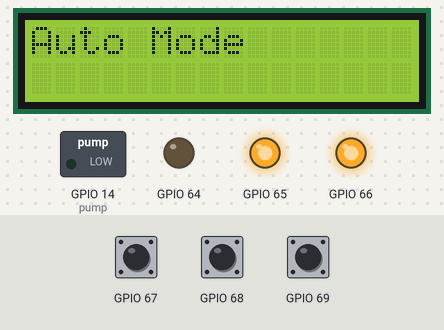
A sketch run on a simulated ESP8266 (NodeMCU). Parts: 16×2 character LCD, switched loads named in the sketch (green lamp = pin HIGH), output pins drawn as LEDs (lit = HIGH). Dashed ring = blinking. The inputs (shaded band) are chosen by the test bench; at power-on: GPIO 67 HIGH, GPIO 68 HIGH, GPIO 69 HIGH. WiFi joins after 1.5 s; servers stay silent unless stated; the Firebase database answers and starts empty; what the sketch prints to the serial monitor is not drawn.

Above: at 6.7 s.
6.8 s: GPIO 67 pulled LOW for 0.95 s
At 8.0 s:
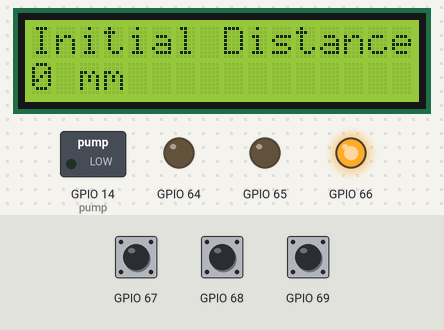
13.0 s: GPIO 68 pulled LOW for 0.95 s
At 14.5 s:
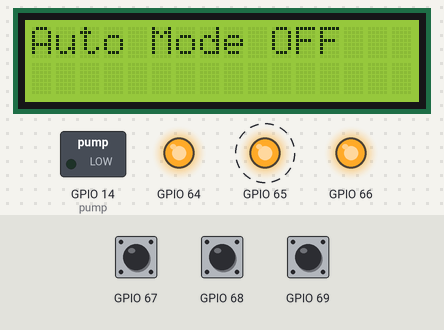
16.3 s: GPIO 68 pulled LOW for 3.2 s
At 18.9 s:
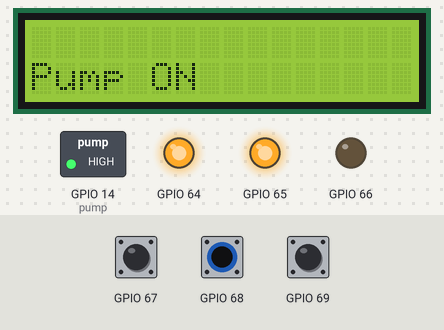
22.3 s: GPIO 67 pulled LOW for 0.95 s
At 23.8 s:
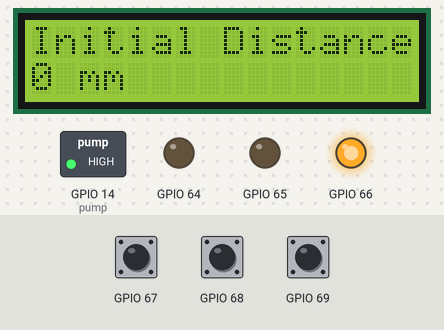
24.7 s: GPIO 68 pulled LOW for 3.2 s
At 26.3 s:
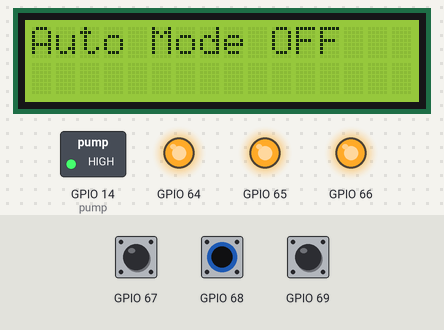
29.4 s: GPIO 68 pulled LOW for 0.95 s
At 30.6 s:
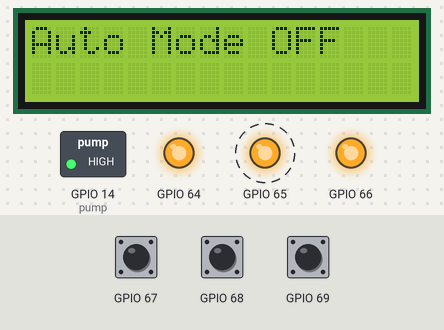
Timing chart, 0 to 33.7 s (numbered marks = the images above; inputs shaded):
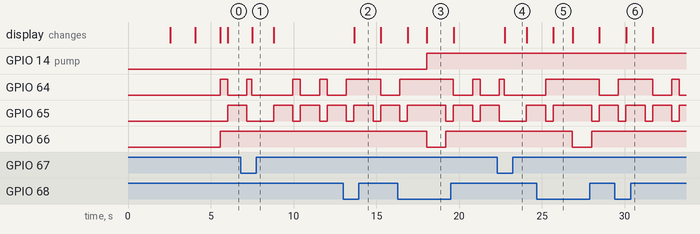

The sketch:

esp8266_button.ino
```cpp
#include "Arduino.h"
#include "PCF8574.h"
#include "math.h"
PCF8574 pcf20(0x20);

//PCF8574 pcf8574(0x20, D2(5), D1(4)); //PCF8574(주소 값, SDA, SCL)

//LCD
#include <LiquidCrystal_I2C.h>
LiquidCrystal_I2C lcd(0x27,16,2);

int initial = 0; //초기 거리 저장 변수
int current = 0; //현재 거리 저장 변수
int count = 0; //수위 조건 충족 변수
int mes = 0; // 메세지 전송 변수
int avg = 0; // 레이저센서값 평균 변수

//ESP8266
#include <Wire.h>
#include <ESP8266WiFi.h>
#include <ESP8266HTTPClient.h>

// 데이터베이스,와이파이 설정
#include <FirebaseESP8266.h>  //https://github.com/mobizt/Firebase-ESP8266
#define FIREBASE_HOST "esp8266-sensor-readings-23fd0-default-rtdb.firebaseio.com"
#define FIREBASE_Authorization_key "GzVRIYoR2qjjvtMmrpS2Z4Esl089LWlCxYxcQRFv"
FirebaseData firebaseData;
FirebaseJson json;
// 데이터베이스 ON/OFF 표시 auto, pump 변수
String autoval; // AUTO모드 변수
String pumpval; // PUMP모드 변수
String ONval = "\\\"ON\\\""; //ON 값 저장
String OFFval = "\\\"OFF\\\""; // OFF 값 저장

const char* ssid = "wong";
const char* password = "12340000";
//const char* ssid = "iptimea704";
//const char* password = "rodemeng2019";
WiFiServer server(80);

//switch or led
int bluePin = P0;
int greenPin = P1;
int redPin = P2;
const int button1 = P3; //초기 값
const int button2 = P4; //Auto Mode
const int button3 = P5; //Pump

//펌프
const int pump = 14;

void setup() {
    Serial.begin(115200);

    Wire.begin();
    Wire.setClock(400000); // use 400 kHz I2C
    WiFi.begin(ssid, password);

    while (WiFi.status() != WL_CONNECTED) {
      delay(1000);
      Serial.println("Connecting..");
    }

    Serial.println("연결되었습니다.");

    server.begin();
    Serial.println("Server started");
    Serial.print("Use this URL to connect: ");
    Serial.print("http://");
    Serial.print(WiFi.localIP());
    Serial.println("/");
    //WIFI 연결 후 파이어베이스 연결
    Firebase.begin(FIREBASE_HOST,FIREBASE_Authorization_key);
    Serial.println("Firebase connect");
    //파이어베이스 DB OFF로 초기화, 초기값 0설정
    Firebase.setString(firebaseData, "/testPump_in_server_DB/AUTO", OFFval);
    Firebase.setString(firebaseData, "/testPump_in_server_DB/PUMP", OFFval);
    Firebase.setFloat(firebaseData, "/testPump_in_server_DB/INI", initial);
    autoval = OFFval; // 시작할 때 auto OFF
    pumpval = OFFval; // 시작할 때 pump OFF

    pinMode(pump, OUTPUT);

    pcf20.pinMode(button1, INPUT_PULLUP);
    pcf20.pinMode(button2, INPUT);
    pcf20.pinMode(button3, INPUT);
    pcf20.pinMode(redPin, OUTPUT);
    pcf20.pinMode(greenPin, OUTPUT);
    pcf20.pinMode(bluePin, OUTPUT);
    pcf20.begin(); //처음에 안써서 실행 안됨(주의)

    lcd.init(); // LCD 설정
    lcd.clear();      // LCD를 모두 지운다.
    lcd.backlight();  // 백라이트를 켠다.
    // 시스템, 팀명, 이름 표시
    lcd.setCursor(0,0);
    lcd.print("Flood Protection");
    delay(1500);
    lcd.setCursor(0,1);
    lcd.print("Auto Pump System");
    delay(1500);
    lcd.clear();
//    lcd.setCursor(0,0);
//    lcd.print("I do not like");
//    delay(1500);
//    lcd.setCursor(0,1);
//    lcd.print("The rainy season");
//    delay(1500);
//    lcd.clear();
//    lcd.setCursor(0,0);
//    lcd.print("Dong Min Park");
//    delay(1500);
//    lcd.setCursor(0,1);
//    lcd.print("Sang Gyun Jang");
//    delay(1500);
}


void loop() {
  setColor(1, 0, 1); //녹

  WiFiClient client = server.available();
  //레이저센서값 받아오기
  Firebase.getInt(firebaseData, "/testPump_in_server_DB/DISTANCE");
  avg = firebaseData.intData();

  if(pcf20.digitalRead(button1)==LOW){
    initial = avg;
    Firebase.setFloat(firebaseData, "/testPump_in_server_DB/INI", avg);
    Serial.print("초기 값은 ");
    Serial.print(initial);
    Serial.println(" mm 입니다.");
    setColor(1, 0, 0); //청록
    lcd.clear();
    lcd.setCursor(0,0);
    lcd.print("Initial Distance");
    lcd.setCursor(0,1);
    lcd.print(initial);
    lcd.print(" mm");
    delay(1000);
  }

  Firebase.getString(firebaseData, "/testPump_in_server_DB/AUTO");
  autoval = firebaseData.stringData();
  Firebase.getString(firebaseData, "/testPump_in_server_DB/PUMP");
  pumpval = firebaseData.stringData();

  if(autoval == ONval){
    pcf20.digitalWrite(button2, HIGH);
    }
  if(autoval == OFFval){
    pcf20.digitalWrite(button2, LOW);
    }
  if(pumpval == ONval){
    pcf20.digitalWrite(button3, HIGH);
    }
  if(pumpval == OFFval){
    pcf20.digitalWrite(button3, LOW);
    }

  if(pcf20.digitalRead(button2)==HIGH){ //자동모드
    Serial.println("자동모드 입니다.");
    setColor(1, 1, 0); //파
    lcd.clear();
    lcd.setCursor(0,0);
    lcd.print("Auto Mode");
    if(autoval == OFFval && pumpval == OFFval){
      Firebase.setString(firebaseData, "/testPump_in_server_DB/APPAUTO", ONval);
    }
    delay(1000);

    /////////// 자동모드이면 자동으로 펌프 작동///////////////
    if(avg < (initial/10*6)){
      Serial.println("펌프 작동");
      Serial.println("수위가 50%이상 찼습니다.");
      digitalWrite(pump, HIGH);
      setColor(0, 1, 1); //빨
      lcd.clear();
      lcd.setCursor(0,1);
      lcd.print("Pump ON");
      if(autoval == ONval){
        Firebase.setString(firebaseData, "/testPump_in_server_DB/NOWMAIN", ONval);
      }
      else{
        Firebase.setString(firebaseData, "/testPump_in_server_DB/NOWMAIN", ONval);
      }
      delay(1000);
    }
    else if(initial != 0 && avg > (initial/2)){
      Serial.println("펌프 중지");
      digitalWrite(pump, LOW);
      setColor(1, 1, 1); //off
      lcd.clear();
      lcd.setCursor(0,1);
      lcd.print("Pump OFF");
      if(digitalRead(pump) == LOW && autoval == ONval){
        Firebase.setString(firebaseData, "/testPump_in_server_DB/NOWMAIN", OFFval);
      }else if(digitalRead(pump) == LOW && digitalRead(button2) == HIGH){
        Firebase.setString(firebaseData, "/testPump_in_server_DB/NOWMAIN", OFFval);
      }
      delay(1000);
    }

    if(avg < (initial/10*4)){
      Serial.println("수위가 60%이상 찼습니다.");
      count++;
    }
    if(count==5){
      mes=1;
      count=0;
    }
    //---------------------------- 문자 전송 툴
    //문자 입력시에 띄어쓰기는 %20으로 작성해야함. 아니면 작동X
    //Ex) 문자%20테스트입니다. -> 문자 테스트입니다.
    String message = "http://www.all-tafp.org/EmmaSMS_PHP_UTF-8_JSON/example.php?sms_msg=수위60%이상!%20수위60%이상!%20지금%20즉시%20현장으로%20와주시기바랍니다.&sms_to=010-8338-2385&sms_from=010-8338-2385&sms_date=";
    if(mes == 1){
      Serial.println("메세지 보냄");
      Serial.println("수위 60%이상 즉시 현장으로!!");
      lcd.clear();
      lcd.setCursor(0,0);
      lcd.print("send mes");
      delay(3000);
      lcd.clear();
      if (WiFi.status() == WL_CONNECTED) { //Check WiFi connection status
        HTTPClient http;  //Declare an object of class HTTPClient

        http.begin(message);  //Specify request destination
        int httpCode = http.GET();

        Serial.println("코드 실행");
        for(int i=40; i>0; i--){
          lcd.setCursor(0,0);
          lcd.print("waiting signal");
          lcd.setCursor(0,1);
          lcd.print(i);
          delay(1000);
          lcd.clear();
        }
      }
    }//mes

    if(mes==1){
      mes=0;
    }
  }//button2(AUTO) == HIGH

  else {  //수동모드
    Serial.println("수동모드 입니다.");
    setColor(1, 1, 1); //off
    lcd.clear();
    lcd.setCursor(0,0);
    lcd.print("Auto Mode OFF");
    if(autoval == OFFval && pumpval == OFFval){
     Firebase.setString(firebaseData, "/testPump_in_server_DB/APPAUTO", OFFval);
    }
    delay(1000);

    /////////// 수동모드이면 수동으로 펌프 작동///////////////
    if(pcf20.digitalRead(button3)==HIGH && pcf20.digitalRead(button2)==LOW){
      Serial.println("펌프 작동");
      digitalWrite(pump, HIGH);
      setColor(0, 1, 1); //빨
      lcd.clear();
      lcd.setCursor(0,1);
      lcd.print("Pump ON");
      if(autoval == OFFval && pumpval == OFFval){
        Firebase.setString(firebaseData, "/testPump_in_server_DB/APPPUMP", ONval);
      }

      delay(1000);
    }
    else if(pcf20.digitalRead(button3)==LOW){
      Serial.println("펌프 중지");
      digitalWrite(pump, LOW);
      setColor(1, 1, 1); //off
      lcd.clear();
      lcd.setCursor(0,1);
      lcd.print("Pump OFF");
      if(autoval == OFFval && pumpval == OFFval){
        Firebase.setString(firebaseData, "/testPump_in_server_DB/APPPUMP", OFFval);
      }
      delay(1000);
    }
  }//수동모드
} //loop

void setColor(int red, int green, int blue)
{
  pcf20.digitalWrite(redPin, red);
  pcf20.digitalWrite(greenPin, green);
  pcf20.digitalWrite(bluePin, blue);
}
```

Measured:
- after the input at 6.8 s, the display: changes after 0.70 s (image 1)
- after the input at 13.0 s, the display: changes after 0.66 s (image 2)
- after the input at 16.3 s, GPIO 14 (pump): LOW → HIGH after 1.7 s; GPIO 66: HIGH → LOW after 1.7 s, → HIGH 1.2 s later; the display: first changes after 0.59 s (image 3 shows a later state)
- after the input at 22.3 s, the display: changes after 0.45 s (image 4)
- after the input at 24.7 s, GPIO 65: HIGH → LOW after 3.3 s, → HIGH 0.45 s later; GPIO 66: HIGH → LOW after 2.1 s, → HIGH 1.2 s later; the display: changes after 0.99 s (image 5)
- after the input at 29.4 s, the display: changes after 0.68 s (image 6)
- by itself, GPIO 65: repeats every 1.6 s: HIGH 1.2 s, LOW 0.45 s
